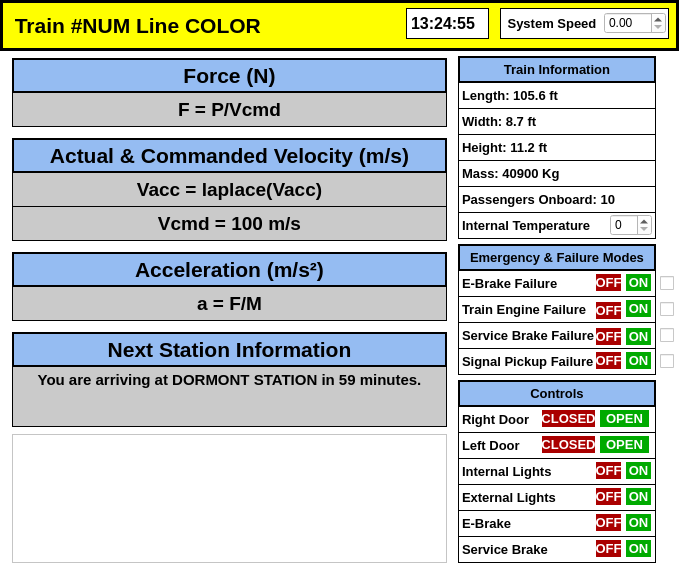
<?xml version="1.0" encoding="UTF-8"?>
<ui version="4.0">
 <class>TrainModel_MainUI</class>
 <widget class="QMainWindow" name="TrainModel_MainUI">
  <property name="geometry">
   <rect>
    <x>0</x>
    <y>0</y>
    <width>679</width>
    <height>568</height>
   </rect>
  </property>
  <property name="windowTitle">
   <string>MainWindow</string>
  </property>
  <property name="styleSheet">
   <string notr="true">background-color: rgb(255, 255, 255);</string>
  </property>
  <widget class="QWidget" name="centralwidget">
   <widget class="QLabel" name="title_label">
    <property name="geometry">
     <rect>
      <x>0</x>
      <y>0</y>
      <width>679</width>
      <height>51</height>
     </rect>
    </property>
    <property name="font">
     <font>
      <pointsize>16</pointsize>
      <weight>75</weight>
      <bold>true</bold>
     </font>
    </property>
    <property name="autoFillBackground">
     <bool>false</bool>
    </property>
    <property name="styleSheet">
     <string notr="true">background-color: rgb(255, 255, 0);
border: 3px solid black;</string>
    </property>
    <property name="text">
     <string> Train #NUM Line COLOR</string>
    </property>
   </widget>
   <widget class="QDoubleSpinBox" name="system_speed_spnbx">
    <property name="geometry">
     <rect>
      <x>604</x>
      <y>12</y>
      <width>62</width>
      <height>22</height>
     </rect>
    </property>
   </widget>
   <widget class="QLabel" name="system_speed_label">
    <property name="geometry">
     <rect>
      <x>500</x>
      <y>8</y>
      <width>169</width>
      <height>31</height>
     </rect>
    </property>
    <property name="font">
     <font>
      <pointsize>10</pointsize>
      <weight>75</weight>
      <bold>true</bold>
     </font>
    </property>
    <property name="autoFillBackground">
     <bool>false</bool>
    </property>
    <property name="styleSheet">
     <string notr="true">background-color: rgb(255, 255, 255);
border: 1px solid black;</string>
    </property>
    <property name="text">
     <string> System Speed</string>
    </property>
   </widget>
   <widget class="QLabel" name="sys_time_label">
    <property name="geometry">
     <rect>
      <x>406</x>
      <y>8</y>
      <width>83</width>
      <height>31</height>
     </rect>
    </property>
    <property name="font">
     <font>
      <pointsize>12</pointsize>
      <weight>75</weight>
      <bold>true</bold>
     </font>
    </property>
    <property name="styleSheet">
     <string notr="true">border: 1px solid black;
background-color: rgb(255, 255, 255);</string>
    </property>
    <property name="text">
     <string>13:24:55</string>
    </property>
   </widget>
   <widget class="QLabel" name="train_info_label">
    <property name="geometry">
     <rect>
      <x>458</x>
      <y>56</y>
      <width>198</width>
      <height>27</height>
     </rect>
    </property>
    <property name="font">
     <font>
      <pointsize>10</pointsize>
      <weight>75</weight>
      <bold>true</bold>
     </font>
    </property>
    <property name="styleSheet">
     <string notr="true">background-color: rgb(149, 188, 242);
border: 2px solid black;
</string>
    </property>
    <property name="text">
     <string>Train Information</string>
    </property>
    <property name="alignment">
     <set>Qt::AlignCenter</set>
    </property>
   </widget>
   <widget class="QLabel" name="length_label">
    <property name="geometry">
     <rect>
      <x>458</x>
      <y>82</y>
      <width>198</width>
      <height>27</height>
     </rect>
    </property>
    <property name="font">
     <font>
      <pointsize>10</pointsize>
      <weight>75</weight>
      <bold>true</bold>
     </font>
    </property>
    <property name="styleSheet">
     <string notr="true">background-color: rgb(255, 255, 255);
border: 1px solid black;
</string>
    </property>
    <property name="text">
     <string>Length: 105.6 ft</string>
    </property>
    <property name="alignment">
     <set>Qt::AlignLeading|Qt::AlignLeft|Qt::AlignVCenter</set>
    </property>
   </widget>
   <widget class="QLabel" name="width_label">
    <property name="geometry">
     <rect>
      <x>458</x>
      <y>108</y>
      <width>198</width>
      <height>27</height>
     </rect>
    </property>
    <property name="font">
     <font>
      <pointsize>10</pointsize>
      <weight>75</weight>
      <bold>true</bold>
     </font>
    </property>
    <property name="styleSheet">
     <string notr="true">background-color: rgb(255, 255, 255);
border: 1px solid black;
</string>
    </property>
    <property name="text">
     <string>Width: 8.7 ft</string>
    </property>
    <property name="alignment">
     <set>Qt::AlignLeading|Qt::AlignLeft|Qt::AlignVCenter</set>
    </property>
   </widget>
   <widget class="QLabel" name="mass_label">
    <property name="geometry">
     <rect>
      <x>458</x>
      <y>160</y>
      <width>198</width>
      <height>27</height>
     </rect>
    </property>
    <property name="font">
     <font>
      <pointsize>10</pointsize>
      <weight>75</weight>
      <bold>true</bold>
     </font>
    </property>
    <property name="styleSheet">
     <string notr="true">background-color: rgb(255, 255, 255);
border: 1px solid black;
</string>
    </property>
    <property name="text">
     <string>Mass: 40900 Kg</string>
    </property>
    <property name="alignment">
     <set>Qt::AlignLeading|Qt::AlignLeft|Qt::AlignVCenter</set>
    </property>
   </widget>
   <widget class="QLabel" name="height_label">
    <property name="geometry">
     <rect>
      <x>458</x>
      <y>134</y>
      <width>198</width>
      <height>27</height>
     </rect>
    </property>
    <property name="font">
     <font>
      <pointsize>10</pointsize>
      <weight>75</weight>
      <bold>true</bold>
     </font>
    </property>
    <property name="styleSheet">
     <string notr="true">background-color: rgb(255, 255, 255);
border: 1px solid black;
</string>
    </property>
    <property name="text">
     <string>Height: 11.2 ft</string>
    </property>
    <property name="alignment">
     <set>Qt::AlignLeading|Qt::AlignLeft|Qt::AlignVCenter</set>
    </property>
   </widget>
   <widget class="QLabel" name="temperature_label">
    <property name="geometry">
     <rect>
      <x>458</x>
      <y>212</y>
      <width>198</width>
      <height>27</height>
     </rect>
    </property>
    <property name="font">
     <font>
      <pointsize>10</pointsize>
      <weight>75</weight>
      <bold>true</bold>
     </font>
    </property>
    <property name="styleSheet">
     <string notr="true">background-color: rgb(255, 255, 255);
border: 1px solid black;
</string>
    </property>
    <property name="text">
     <string>Internal Temperature</string>
    </property>
    <property name="alignment">
     <set>Qt::AlignLeading|Qt::AlignLeft|Qt::AlignVCenter</set>
    </property>
   </widget>
   <widget class="QLabel" name="passenger_label">
    <property name="geometry">
     <rect>
      <x>458</x>
      <y>186</y>
      <width>198</width>
      <height>27</height>
     </rect>
    </property>
    <property name="font">
     <font>
      <pointsize>10</pointsize>
      <weight>75</weight>
      <bold>true</bold>
     </font>
    </property>
    <property name="styleSheet">
     <string notr="true">background-color: rgb(255, 255, 255);
border: 1px solid black;
</string>
    </property>
    <property name="text">
     <string>Passengers Onboard: 10</string>
    </property>
    <property name="alignment">
     <set>Qt::AlignLeading|Qt::AlignLeft|Qt::AlignVCenter</set>
    </property>
   </widget>
   <widget class="QSpinBox" name="temperature_spnbx">
    <property name="geometry">
     <rect>
      <x>610</x>
      <y>214</y>
      <width>42</width>
      <height>22</height>
     </rect>
    </property>
   </widget>
   <widget class="QLabel" name="force_label">
    <property name="geometry">
     <rect>
      <x>12</x>
      <y>58</y>
      <width>435</width>
      <height>35</height>
     </rect>
    </property>
    <property name="font">
     <font>
      <pointsize>16</pointsize>
      <weight>75</weight>
      <bold>true</bold>
     </font>
    </property>
    <property name="styleSheet">
     <string notr="true">background-color: rgb(149, 188, 242);
border: 2px solid black;
</string>
    </property>
    <property name="text">
     <string>Force (N)</string>
    </property>
    <property name="alignment">
     <set>Qt::AlignCenter</set>
    </property>
   </widget>
   <widget class="QLabel" name="force_info_label_2">
    <property name="geometry">
     <rect>
      <x>12</x>
      <y>92</y>
      <width>435</width>
      <height>35</height>
     </rect>
    </property>
    <property name="font">
     <font>
      <pointsize>14</pointsize>
      <weight>75</weight>
      <bold>true</bold>
     </font>
    </property>
    <property name="styleSheet">
     <string notr="true">background-color: rgb(202, 202, 202);
border: 1px solid black;
</string>
    </property>
    <property name="text">
     <string>F = P/Vcmd</string>
    </property>
    <property name="alignment">
     <set>Qt::AlignCenter</set>
    </property>
   </widget>
   <widget class="QLabel" name="velocity_label">
    <property name="geometry">
     <rect>
      <x>12</x>
      <y>138</y>
      <width>435</width>
      <height>35</height>
     </rect>
    </property>
    <property name="font">
     <font>
      <pointsize>16</pointsize>
      <weight>75</weight>
      <bold>true</bold>
     </font>
    </property>
    <property name="styleSheet">
     <string notr="true">background-color: rgb(149, 188, 242);
border: 2px solid black;
</string>
    </property>
    <property name="text">
     <string>Actual &amp; Commanded Velocity (m/s)</string>
    </property>
    <property name="alignment">
     <set>Qt::AlignCenter</set>
    </property>
   </widget>
   <widget class="QLabel" name="vacc_info_label">
    <property name="geometry">
     <rect>
      <x>12</x>
      <y>172</y>
      <width>435</width>
      <height>35</height>
     </rect>
    </property>
    <property name="font">
     <font>
      <pointsize>14</pointsize>
      <weight>75</weight>
      <bold>true</bold>
     </font>
    </property>
    <property name="styleSheet">
     <string notr="true">background-color: rgb(202, 202, 202);
border: 1px solid black;
</string>
    </property>
    <property name="text">
     <string>Vacc = laplace(Vacc)</string>
    </property>
    <property name="alignment">
     <set>Qt::AlignCenter</set>
    </property>
   </widget>
   <widget class="QLabel" name="accel_info_label">
    <property name="geometry">
     <rect>
      <x>12</x>
      <y>286</y>
      <width>435</width>
      <height>35</height>
     </rect>
    </property>
    <property name="font">
     <font>
      <pointsize>14</pointsize>
      <weight>75</weight>
      <bold>true</bold>
     </font>
    </property>
    <property name="styleSheet">
     <string notr="true">background-color: rgb(202, 202, 202);
border: 1px solid black;
</string>
    </property>
    <property name="text">
     <string>a = F/M</string>
    </property>
    <property name="alignment">
     <set>Qt::AlignCenter</set>
    </property>
   </widget>
   <widget class="QLabel" name="acceleration_label">
    <property name="geometry">
     <rect>
      <x>12</x>
      <y>252</y>
      <width>435</width>
      <height>35</height>
     </rect>
    </property>
    <property name="font">
     <font>
      <pointsize>16</pointsize>
      <weight>75</weight>
      <bold>true</bold>
     </font>
    </property>
    <property name="styleSheet">
     <string notr="true">background-color: rgb(149, 188, 242);
border: 2px solid black;
</string>
    </property>
    <property name="text">
     <string>Acceleration (m/s²)</string>
    </property>
    <property name="alignment">
     <set>Qt::AlignCenter</set>
    </property>
   </widget>
   <widget class="QLabel" name="vcmd_info_label">
    <property name="geometry">
     <rect>
      <x>12</x>
      <y>206</y>
      <width>435</width>
      <height>35</height>
     </rect>
    </property>
    <property name="font">
     <font>
      <pointsize>14</pointsize>
      <weight>75</weight>
      <bold>true</bold>
     </font>
    </property>
    <property name="styleSheet">
     <string notr="true">background-color: rgb(202, 202, 202);
border: 1px solid black;
</string>
    </property>
    <property name="text">
     <string>Vcmd = 100 m/s</string>
    </property>
    <property name="alignment">
     <set>Qt::AlignCenter</set>
    </property>
   </widget>
   <widget class="QGraphicsView" name="ad_view1">
    <property name="geometry">
     <rect>
      <x>12</x>
      <y>434</y>
      <width>435</width>
      <height>129</height>
     </rect>
    </property>
   </widget>
   <widget class="QTextBrowser" name="next_station_infobox">
    <property name="geometry">
     <rect>
      <x>12</x>
      <y>366</y>
      <width>435</width>
      <height>61</height>
     </rect>
    </property>
    <property name="font">
     <font>
      <pointsize>12</pointsize>
      <weight>75</weight>
      <bold>true</bold>
     </font>
    </property>
    <property name="styleSheet">
     <string notr="true">background-color: rgb(202, 202, 202);
border: 1px solid black;
</string>
    </property>
    <property name="html">
     <string>&lt;!DOCTYPE HTML PUBLIC &quot;-//W3C//DTD HTML 4.0//EN&quot; &quot;http://www.w3.org/TR/REC-html40/strict.dtd&quot;&gt;
&lt;html&gt;&lt;head&gt;&lt;meta name=&quot;qrichtext&quot; content=&quot;1&quot; /&gt;&lt;style type=&quot;text/css&quot;&gt;
p, li { white-space: pre-wrap; }
&lt;/style&gt;&lt;/head&gt;&lt;body style=&quot; font-family:'MS Shell Dlg 2'; font-size:12pt; font-weight:600; font-style:normal;&quot;&gt;
&lt;p align=&quot;center&quot; style=&quot; margin-top:0px; margin-bottom:0px; margin-left:0px; margin-right:0px; -qt-block-indent:0; text-indent:0px;&quot;&gt;&lt;span style=&quot; font-size:11pt;&quot;&gt;You are arriving at DORMONT STATION in 59 minutes.&lt;/span&gt;&lt;/p&gt;&lt;/body&gt;&lt;/html&gt;</string>
    </property>
   </widget>
   <widget class="QLabel" name="next_station_label">
    <property name="geometry">
     <rect>
      <x>12</x>
      <y>332</y>
      <width>435</width>
      <height>35</height>
     </rect>
    </property>
    <property name="font">
     <font>
      <pointsize>16</pointsize>
      <weight>75</weight>
      <bold>true</bold>
     </font>
    </property>
    <property name="styleSheet">
     <string notr="true">background-color: rgb(149, 188, 242);
border: 2px solid black;
</string>
    </property>
    <property name="text">
     <string>Next Station Information</string>
    </property>
    <property name="alignment">
     <set>Qt::AlignCenter</set>
    </property>
   </widget>
   <widget class="QLabel" name="emergency_mode_label">
    <property name="geometry">
     <rect>
      <x>458</x>
      <y>244</y>
      <width>198</width>
      <height>27</height>
     </rect>
    </property>
    <property name="font">
     <font>
      <pointsize>10</pointsize>
      <weight>75</weight>
      <bold>true</bold>
     </font>
    </property>
    <property name="styleSheet">
     <string notr="true">background-color: rgb(149, 188, 242);
border: 2px solid black;
</string>
    </property>
    <property name="text">
     <string>Emergency &amp; Failure Modes</string>
    </property>
    <property name="alignment">
     <set>Qt::AlignCenter</set>
    </property>
   </widget>
   <widget class="QLabel" name="engine_fail_label">
    <property name="geometry">
     <rect>
      <x>458</x>
      <y>296</y>
      <width>198</width>
      <height>27</height>
     </rect>
    </property>
    <property name="font">
     <font>
      <pointsize>10</pointsize>
      <weight>75</weight>
      <bold>true</bold>
     </font>
    </property>
    <property name="styleSheet">
     <string notr="true">background-color: rgb(255, 255, 255);
border: 1px solid black;
</string>
    </property>
    <property name="text">
     <string>Train Engine Failure</string>
    </property>
    <property name="alignment">
     <set>Qt::AlignLeading|Qt::AlignLeft|Qt::AlignVCenter</set>
    </property>
   </widget>
   <widget class="QLabel" name="signal_fail_label">
    <property name="geometry">
     <rect>
      <x>458</x>
      <y>348</y>
      <width>198</width>
      <height>27</height>
     </rect>
    </property>
    <property name="font">
     <font>
      <pointsize>10</pointsize>
      <weight>75</weight>
      <bold>true</bold>
     </font>
    </property>
    <property name="styleSheet">
     <string notr="true">background-color: rgb(255, 255, 255);
border: 1px solid black;
</string>
    </property>
    <property name="text">
     <string>Signal Pickup Failure</string>
    </property>
    <property name="alignment">
     <set>Qt::AlignLeading|Qt::AlignLeft|Qt::AlignVCenter</set>
    </property>
   </widget>
   <widget class="QLabel" name="brake_fail_label">
    <property name="geometry">
     <rect>
      <x>458</x>
      <y>322</y>
      <width>198</width>
      <height>27</height>
     </rect>
    </property>
    <property name="font">
     <font>
      <pointsize>10</pointsize>
      <weight>75</weight>
      <bold>true</bold>
     </font>
    </property>
    <property name="styleSheet">
     <string notr="true">background-color: rgb(255, 255, 255);
border: 1px solid black;
</string>
    </property>
    <property name="text">
     <string>Service Brake Failure</string>
    </property>
    <property name="alignment">
     <set>Qt::AlignLeading|Qt::AlignLeft|Qt::AlignVCenter</set>
    </property>
   </widget>
   <widget class="QLabel" name="ebrake_fail_label">
    <property name="geometry">
     <rect>
      <x>458</x>
      <y>270</y>
      <width>198</width>
      <height>27</height>
     </rect>
    </property>
    <property name="font">
     <font>
      <pointsize>10</pointsize>
      <weight>75</weight>
      <bold>true</bold>
     </font>
    </property>
    <property name="styleSheet">
     <string notr="true">background-color: rgb(255, 255, 255);
border: 1px solid black;
</string>
    </property>
    <property name="text">
     <string>E-Brake Failure</string>
    </property>
    <property name="alignment">
     <set>Qt::AlignLeading|Qt::AlignLeft|Qt::AlignVCenter</set>
    </property>
   </widget>
   <widget class="QLabel" name="ebrake_fail_off">
    <property name="enabled">
     <bool>true</bool>
    </property>
    <property name="geometry">
     <rect>
      <x>596</x>
      <y>274</y>
      <width>25</width>
      <height>17</height>
     </rect>
    </property>
    <property name="font">
     <font>
      <pointsize>10</pointsize>
      <weight>75</weight>
      <bold>true</bold>
     </font>
    </property>
    <property name="styleSheet">
     <string notr="true">color: rgb(255, 255, 255);
background-color: rgb(170, 0, 0);</string>
    </property>
    <property name="text">
     <string>OFF</string>
    </property>
    <property name="alignment">
     <set>Qt::AlignCenter</set>
    </property>
   </widget>
   <widget class="QLabel" name="engine_fail_off">
    <property name="geometry">
     <rect>
      <x>596</x>
      <y>302</y>
      <width>25</width>
      <height>17</height>
     </rect>
    </property>
    <property name="font">
     <font>
      <pointsize>10</pointsize>
      <weight>75</weight>
      <bold>true</bold>
     </font>
    </property>
    <property name="styleSheet">
     <string notr="true">color: rgb(255, 255, 255);
background-color: rgb(170, 0, 0);</string>
    </property>
    <property name="text">
     <string>OFF</string>
    </property>
    <property name="alignment">
     <set>Qt::AlignCenter</set>
    </property>
   </widget>
   <widget class="QLabel" name="brake_fail_off">
    <property name="geometry">
     <rect>
      <x>596</x>
      <y>328</y>
      <width>25</width>
      <height>17</height>
     </rect>
    </property>
    <property name="font">
     <font>
      <pointsize>10</pointsize>
      <weight>75</weight>
      <bold>true</bold>
     </font>
    </property>
    <property name="styleSheet">
     <string notr="true">color: rgb(255, 255, 255);
background-color: rgb(170, 0, 0);</string>
    </property>
    <property name="text">
     <string>OFF</string>
    </property>
    <property name="alignment">
     <set>Qt::AlignCenter</set>
    </property>
   </widget>
   <widget class="QLabel" name="signal_fail_off">
    <property name="geometry">
     <rect>
      <x>596</x>
      <y>352</y>
      <width>25</width>
      <height>17</height>
     </rect>
    </property>
    <property name="font">
     <font>
      <pointsize>10</pointsize>
      <weight>75</weight>
      <bold>true</bold>
     </font>
    </property>
    <property name="styleSheet">
     <string notr="true">color: rgb(255, 255, 255);
background-color: rgb(170, 0, 0);</string>
    </property>
    <property name="text">
     <string>OFF</string>
    </property>
    <property name="alignment">
     <set>Qt::AlignCenter</set>
    </property>
   </widget>
   <widget class="QLabel" name="ebrake_fail_on">
    <property name="enabled">
     <bool>true</bool>
    </property>
    <property name="geometry">
     <rect>
      <x>626</x>
      <y>274</y>
      <width>25</width>
      <height>17</height>
     </rect>
    </property>
    <property name="font">
     <font>
      <pointsize>10</pointsize>
      <weight>75</weight>
      <bold>true</bold>
     </font>
    </property>
    <property name="styleSheet">
     <string notr="true">color: rgb(255, 255, 255);
background-color: rgb(0, 170, 0);</string>
    </property>
    <property name="text">
     <string>ON</string>
    </property>
    <property name="alignment">
     <set>Qt::AlignCenter</set>
    </property>
   </widget>
   <widget class="QLabel" name="engine_fail_on">
    <property name="enabled">
     <bool>true</bool>
    </property>
    <property name="geometry">
     <rect>
      <x>626</x>
      <y>300</y>
      <width>25</width>
      <height>17</height>
     </rect>
    </property>
    <property name="font">
     <font>
      <pointsize>10</pointsize>
      <weight>75</weight>
      <bold>true</bold>
     </font>
    </property>
    <property name="styleSheet">
     <string notr="true">color: rgb(255, 255, 255);
background-color: rgb(0, 170, 0);</string>
    </property>
    <property name="text">
     <string>ON</string>
    </property>
    <property name="alignment">
     <set>Qt::AlignCenter</set>
    </property>
   </widget>
   <widget class="QLabel" name="brake_fail_on">
    <property name="enabled">
     <bool>true</bool>
    </property>
    <property name="geometry">
     <rect>
      <x>626</x>
      <y>328</y>
      <width>25</width>
      <height>17</height>
     </rect>
    </property>
    <property name="font">
     <font>
      <pointsize>10</pointsize>
      <weight>75</weight>
      <bold>true</bold>
     </font>
    </property>
    <property name="styleSheet">
     <string notr="true">color: rgb(255, 255, 255);
background-color: rgb(0, 170, 0);</string>
    </property>
    <property name="text">
     <string>ON</string>
    </property>
    <property name="alignment">
     <set>Qt::AlignCenter</set>
    </property>
   </widget>
   <widget class="QLabel" name="signal_fail_on">
    <property name="enabled">
     <bool>true</bool>
    </property>
    <property name="geometry">
     <rect>
      <x>626</x>
      <y>352</y>
      <width>25</width>
      <height>17</height>
     </rect>
    </property>
    <property name="font">
     <font>
      <pointsize>10</pointsize>
      <weight>75</weight>
      <bold>true</bold>
     </font>
    </property>
    <property name="styleSheet">
     <string notr="true">color: rgb(255, 255, 255);
background-color: rgb(0, 170, 0);</string>
    </property>
    <property name="text">
     <string>ON</string>
    </property>
    <property name="alignment">
     <set>Qt::AlignCenter</set>
    </property>
   </widget>
   <widget class="QCheckBox" name="engine_fail_chkbx">
    <property name="geometry">
     <rect>
      <x>660</x>
      <y>302</y>
      <width>14</width>
      <height>15</height>
     </rect>
    </property>
    <property name="text">
     <string/>
    </property>
   </widget>
   <widget class="QCheckBox" name="brake_fail_chkbx">
    <property name="geometry">
     <rect>
      <x>660</x>
      <y>328</y>
      <width>14</width>
      <height>15</height>
     </rect>
    </property>
    <property name="text">
     <string/>
    </property>
   </widget>
   <widget class="QCheckBox" name="signal_fail_chkbx">
    <property name="geometry">
     <rect>
      <x>660</x>
      <y>354</y>
      <width>14</width>
      <height>15</height>
     </rect>
    </property>
    <property name="text">
     <string/>
    </property>
   </widget>
   <widget class="QLabel" name="train_info_label_2">
    <property name="geometry">
     <rect>
      <x>458</x>
      <y>380</y>
      <width>198</width>
      <height>27</height>
     </rect>
    </property>
    <property name="font">
     <font>
      <pointsize>10</pointsize>
      <weight>75</weight>
      <bold>true</bold>
     </font>
    </property>
    <property name="styleSheet">
     <string notr="true">background-color: rgb(149, 188, 242);
border: 2px solid black;
</string>
    </property>
    <property name="text">
     <string>Controls</string>
    </property>
    <property name="alignment">
     <set>Qt::AlignCenter</set>
    </property>
   </widget>
   <widget class="QLabel" name="left_door_label">
    <property name="geometry">
     <rect>
      <x>458</x>
      <y>432</y>
      <width>198</width>
      <height>27</height>
     </rect>
    </property>
    <property name="font">
     <font>
      <pointsize>10</pointsize>
      <weight>75</weight>
      <bold>true</bold>
     </font>
    </property>
    <property name="styleSheet">
     <string notr="true">background-color: rgb(255, 255, 255);
border: 1px solid black;
</string>
    </property>
    <property name="text">
     <string>Left Door</string>
    </property>
    <property name="alignment">
     <set>Qt::AlignLeading|Qt::AlignLeft|Qt::AlignVCenter</set>
    </property>
   </widget>
   <widget class="QLabel" name="external_lights_label">
    <property name="geometry">
     <rect>
      <x>458</x>
      <y>484</y>
      <width>198</width>
      <height>27</height>
     </rect>
    </property>
    <property name="font">
     <font>
      <pointsize>10</pointsize>
      <weight>75</weight>
      <bold>true</bold>
     </font>
    </property>
    <property name="styleSheet">
     <string notr="true">background-color: rgb(255, 255, 255);
border: 1px solid black;
</string>
    </property>
    <property name="text">
     <string>External Lights</string>
    </property>
    <property name="alignment">
     <set>Qt::AlignLeading|Qt::AlignLeft|Qt::AlignVCenter</set>
    </property>
   </widget>
   <widget class="QLabel" name="internal_lights_label">
    <property name="geometry">
     <rect>
      <x>458</x>
      <y>458</y>
      <width>198</width>
      <height>27</height>
     </rect>
    </property>
    <property name="font">
     <font>
      <pointsize>10</pointsize>
      <weight>75</weight>
      <bold>true</bold>
     </font>
    </property>
    <property name="styleSheet">
     <string notr="true">background-color: rgb(255, 255, 255);
border: 1px solid black;
</string>
    </property>
    <property name="text">
     <string>Internal Lights</string>
    </property>
    <property name="alignment">
     <set>Qt::AlignLeading|Qt::AlignLeft|Qt::AlignVCenter</set>
    </property>
   </widget>
   <widget class="QLabel" name="right_door_label">
    <property name="geometry">
     <rect>
      <x>458</x>
      <y>406</y>
      <width>198</width>
      <height>27</height>
     </rect>
    </property>
    <property name="font">
     <font>
      <pointsize>10</pointsize>
      <weight>75</weight>
      <bold>true</bold>
     </font>
    </property>
    <property name="styleSheet">
     <string notr="true">background-color: rgb(255, 255, 255);
border: 1px solid black;
</string>
    </property>
    <property name="text">
     <string>Right Door</string>
    </property>
    <property name="alignment">
     <set>Qt::AlignLeading|Qt::AlignLeft|Qt::AlignVCenter</set>
    </property>
   </widget>
   <widget class="QLabel" name="internal_lights_off">
    <property name="enabled">
     <bool>true</bool>
    </property>
    <property name="geometry">
     <rect>
      <x>596</x>
      <y>462</y>
      <width>25</width>
      <height>17</height>
     </rect>
    </property>
    <property name="font">
     <font>
      <pointsize>10</pointsize>
      <weight>75</weight>
      <bold>true</bold>
     </font>
    </property>
    <property name="styleSheet">
     <string notr="true">color: rgb(255, 255, 255);
background-color: rgb(170, 0, 0);</string>
    </property>
    <property name="text">
     <string>OFF</string>
    </property>
    <property name="alignment">
     <set>Qt::AlignCenter</set>
    </property>
   </widget>
   <widget class="QLabel" name="internal_lights_on">
    <property name="enabled">
     <bool>true</bool>
    </property>
    <property name="geometry">
     <rect>
      <x>626</x>
      <y>462</y>
      <width>25</width>
      <height>17</height>
     </rect>
    </property>
    <property name="font">
     <font>
      <pointsize>10</pointsize>
      <weight>75</weight>
      <bold>true</bold>
     </font>
    </property>
    <property name="styleSheet">
     <string notr="true">color: rgb(255, 255, 255);
background-color: rgb(0, 170, 0);</string>
    </property>
    <property name="text">
     <string>ON</string>
    </property>
    <property name="alignment">
     <set>Qt::AlignCenter</set>
    </property>
   </widget>
   <widget class="QLabel" name="external_lights_off">
    <property name="enabled">
     <bool>true</bool>
    </property>
    <property name="geometry">
     <rect>
      <x>596</x>
      <y>488</y>
      <width>25</width>
      <height>17</height>
     </rect>
    </property>
    <property name="font">
     <font>
      <pointsize>10</pointsize>
      <weight>75</weight>
      <bold>true</bold>
     </font>
    </property>
    <property name="styleSheet">
     <string notr="true">color: rgb(255, 255, 255);
background-color: rgb(170, 0, 0);</string>
    </property>
    <property name="text">
     <string>OFF</string>
    </property>
    <property name="alignment">
     <set>Qt::AlignCenter</set>
    </property>
   </widget>
   <widget class="QLabel" name="external_lights_on">
    <property name="enabled">
     <bool>true</bool>
    </property>
    <property name="geometry">
     <rect>
      <x>626</x>
      <y>488</y>
      <width>25</width>
      <height>17</height>
     </rect>
    </property>
    <property name="font">
     <font>
      <pointsize>10</pointsize>
      <weight>75</weight>
      <bold>true</bold>
     </font>
    </property>
    <property name="styleSheet">
     <string notr="true">color: rgb(255, 255, 255);
background-color: rgb(0, 170, 0);</string>
    </property>
    <property name="text">
     <string>ON</string>
    </property>
    <property name="alignment">
     <set>Qt::AlignCenter</set>
    </property>
   </widget>
   <widget class="QLabel" name="right_door_open">
    <property name="enabled">
     <bool>true</bool>
    </property>
    <property name="geometry">
     <rect>
      <x>600</x>
      <y>410</y>
      <width>49</width>
      <height>17</height>
     </rect>
    </property>
    <property name="font">
     <font>
      <pointsize>10</pointsize>
      <weight>75</weight>
      <bold>true</bold>
     </font>
    </property>
    <property name="styleSheet">
     <string notr="true">color: rgb(255, 255, 255);
background-color: rgb(0, 170, 0);</string>
    </property>
    <property name="text">
     <string>OPEN</string>
    </property>
    <property name="alignment">
     <set>Qt::AlignCenter</set>
    </property>
   </widget>
   <widget class="QLabel" name="right_door_closed">
    <property name="enabled">
     <bool>true</bool>
    </property>
    <property name="geometry">
     <rect>
      <x>542</x>
      <y>410</y>
      <width>53</width>
      <height>17</height>
     </rect>
    </property>
    <property name="font">
     <font>
      <pointsize>10</pointsize>
      <weight>75</weight>
      <bold>true</bold>
     </font>
    </property>
    <property name="styleSheet">
     <string notr="true">color: rgb(255, 255, 255);
background-color: rgb(170, 0, 0);</string>
    </property>
    <property name="text">
     <string>CLOSED</string>
    </property>
    <property name="alignment">
     <set>Qt::AlignCenter</set>
    </property>
   </widget>
   <widget class="QLabel" name="left_door_open">
    <property name="enabled">
     <bool>true</bool>
    </property>
    <property name="geometry">
     <rect>
      <x>600</x>
      <y>436</y>
      <width>49</width>
      <height>17</height>
     </rect>
    </property>
    <property name="font">
     <font>
      <pointsize>10</pointsize>
      <weight>75</weight>
      <bold>true</bold>
     </font>
    </property>
    <property name="styleSheet">
     <string notr="true">color: rgb(255, 255, 255);
background-color: rgb(0, 170, 0);</string>
    </property>
    <property name="text">
     <string>OPEN</string>
    </property>
    <property name="alignment">
     <set>Qt::AlignCenter</set>
    </property>
   </widget>
   <widget class="QLabel" name="left_door_closed">
    <property name="enabled">
     <bool>true</bool>
    </property>
    <property name="geometry">
     <rect>
      <x>542</x>
      <y>436</y>
      <width>53</width>
      <height>17</height>
     </rect>
    </property>
    <property name="font">
     <font>
      <pointsize>10</pointsize>
      <weight>75</weight>
      <bold>true</bold>
     </font>
    </property>
    <property name="styleSheet">
     <string notr="true">color: rgb(255, 255, 255);
background-color: rgb(170, 0, 0);</string>
    </property>
    <property name="text">
     <string>CLOSED</string>
    </property>
    <property name="alignment">
     <set>Qt::AlignCenter</set>
    </property>
   </widget>
   <widget class="QLabel" name="ebrake_off">
    <property name="enabled">
     <bool>true</bool>
    </property>
    <property name="geometry">
     <rect>
      <x>596</x>
      <y>514</y>
      <width>25</width>
      <height>17</height>
     </rect>
    </property>
    <property name="font">
     <font>
      <pointsize>10</pointsize>
      <weight>75</weight>
      <bold>true</bold>
     </font>
    </property>
    <property name="styleSheet">
     <string notr="true">color: rgb(255, 255, 255);
background-color: rgb(170, 0, 0);</string>
    </property>
    <property name="text">
     <string>OFF</string>
    </property>
    <property name="alignment">
     <set>Qt::AlignCenter</set>
    </property>
   </widget>
   <widget class="QLabel" name="ebrake_on">
    <property name="enabled">
     <bool>true</bool>
    </property>
    <property name="geometry">
     <rect>
      <x>626</x>
      <y>514</y>
      <width>25</width>
      <height>17</height>
     </rect>
    </property>
    <property name="font">
     <font>
      <pointsize>10</pointsize>
      <weight>75</weight>
      <bold>true</bold>
     </font>
    </property>
    <property name="styleSheet">
     <string notr="true">color: rgb(255, 255, 255);
background-color: rgb(0, 170, 0);</string>
    </property>
    <property name="text">
     <string>ON</string>
    </property>
    <property name="alignment">
     <set>Qt::AlignCenter</set>
    </property>
   </widget>
   <widget class="QLabel" name="ebrake_label">
    <property name="geometry">
     <rect>
      <x>458</x>
      <y>510</y>
      <width>198</width>
      <height>27</height>
     </rect>
    </property>
    <property name="font">
     <font>
      <pointsize>10</pointsize>
      <weight>75</weight>
      <bold>true</bold>
     </font>
    </property>
    <property name="styleSheet">
     <string notr="true">background-color: rgb(255, 255, 255);
border: 1px solid black;
</string>
    </property>
    <property name="text">
     <string>E-Brake</string>
    </property>
    <property name="alignment">
     <set>Qt::AlignLeading|Qt::AlignLeft|Qt::AlignVCenter</set>
    </property>
   </widget>
   <widget class="QCheckBox" name="ebrake_fail_chkbx">
    <property name="geometry">
     <rect>
      <x>660</x>
      <y>276</y>
      <width>14</width>
      <height>15</height>
     </rect>
    </property>
    <property name="text">
     <string/>
    </property>
   </widget>
   <widget class="QLabel" name="service_brake_label">
    <property name="geometry">
     <rect>
      <x>458</x>
      <y>536</y>
      <width>198</width>
      <height>27</height>
     </rect>
    </property>
    <property name="font">
     <font>
      <pointsize>10</pointsize>
      <weight>75</weight>
      <bold>true</bold>
     </font>
    </property>
    <property name="styleSheet">
     <string notr="true">background-color: rgb(255, 255, 255);
border: 1px solid black;
</string>
    </property>
    <property name="text">
     <string>Service Brake</string>
    </property>
    <property name="alignment">
     <set>Qt::AlignLeading|Qt::AlignLeft|Qt::AlignVCenter</set>
    </property>
   </widget>
   <widget class="QLabel" name="service_brake_on">
    <property name="enabled">
     <bool>true</bool>
    </property>
    <property name="geometry">
     <rect>
      <x>626</x>
      <y>540</y>
      <width>25</width>
      <height>17</height>
     </rect>
    </property>
    <property name="font">
     <font>
      <pointsize>10</pointsize>
      <weight>75</weight>
      <bold>true</bold>
     </font>
    </property>
    <property name="styleSheet">
     <string notr="true">color: rgb(255, 255, 255);
background-color: rgb(0, 170, 0);</string>
    </property>
    <property name="text">
     <string>ON</string>
    </property>
    <property name="alignment">
     <set>Qt::AlignCenter</set>
    </property>
   </widget>
   <widget class="QLabel" name="service_brake_off">
    <property name="enabled">
     <bool>true</bool>
    </property>
    <property name="geometry">
     <rect>
      <x>596</x>
      <y>540</y>
      <width>25</width>
      <height>17</height>
     </rect>
    </property>
    <property name="font">
     <font>
      <pointsize>10</pointsize>
      <weight>75</weight>
      <bold>true</bold>
     </font>
    </property>
    <property name="styleSheet">
     <string notr="true">color: rgb(255, 255, 255);
background-color: rgb(170, 0, 0);</string>
    </property>
    <property name="text">
     <string>OFF</string>
    </property>
    <property name="alignment">
     <set>Qt::AlignCenter</set>
    </property>
   </widget>
   <zorder>ebrake_label</zorder>
   <zorder>title_label</zorder>
   <zorder>system_speed_label</zorder>
   <zorder>system_speed_spnbx</zorder>
   <zorder>sys_time_label</zorder>
   <zorder>train_info_label</zorder>
   <zorder>length_label</zorder>
   <zorder>width_label</zorder>
   <zorder>mass_label</zorder>
   <zorder>height_label</zorder>
   <zorder>temperature_label</zorder>
   <zorder>passenger_label</zorder>
   <zorder>temperature_spnbx</zorder>
   <zorder>force_label</zorder>
   <zorder>force_info_label_2</zorder>
   <zorder>velocity_label</zorder>
   <zorder>vacc_info_label</zorder>
   <zorder>accel_info_label</zorder>
   <zorder>acceleration_label</zorder>
   <zorder>vcmd_info_label</zorder>
   <zorder>ad_view1</zorder>
   <zorder>next_station_infobox</zorder>
   <zorder>next_station_label</zorder>
   <zorder>emergency_mode_label</zorder>
   <zorder>engine_fail_label</zorder>
   <zorder>signal_fail_label</zorder>
   <zorder>brake_fail_label</zorder>
   <zorder>ebrake_fail_label</zorder>
   <zorder>ebrake_fail_off</zorder>
   <zorder>engine_fail_off</zorder>
   <zorder>brake_fail_off</zorder>
   <zorder>signal_fail_off</zorder>
   <zorder>ebrake_fail_on</zorder>
   <zorder>engine_fail_on</zorder>
   <zorder>brake_fail_on</zorder>
   <zorder>signal_fail_on</zorder>
   <zorder>engine_fail_chkbx</zorder>
   <zorder>brake_fail_chkbx</zorder>
   <zorder>signal_fail_chkbx</zorder>
   <zorder>train_info_label_2</zorder>
   <zorder>left_door_label</zorder>
   <zorder>external_lights_label</zorder>
   <zorder>internal_lights_label</zorder>
   <zorder>right_door_label</zorder>
   <zorder>internal_lights_off</zorder>
   <zorder>internal_lights_on</zorder>
   <zorder>external_lights_off</zorder>
   <zorder>external_lights_on</zorder>
   <zorder>right_door_open</zorder>
   <zorder>right_door_closed</zorder>
   <zorder>left_door_open</zorder>
   <zorder>left_door_closed</zorder>
   <zorder>ebrake_off</zorder>
   <zorder>ebrake_on</zorder>
   <zorder>ebrake_fail_chkbx</zorder>
   <zorder>service_brake_label</zorder>
   <zorder>service_brake_on</zorder>
   <zorder>service_brake_off</zorder>
  </widget>
 </widget>
 <resources/>
 <connections/>
</ui>
